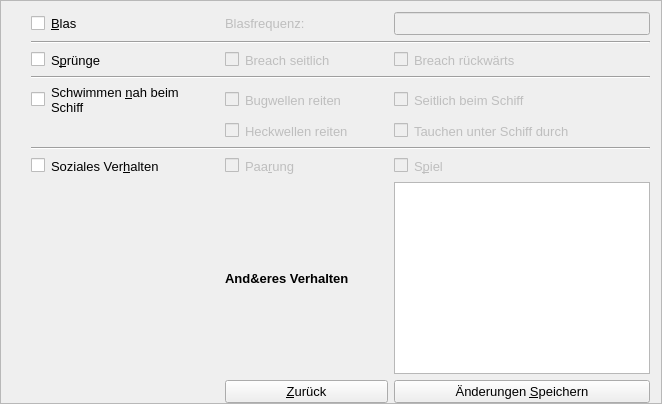
             <widget class="QFrame" name="frame_9">
              <property name="font">
               <font>
                <family>Verdana</family>
                <pointsize>10</pointsize>
               </font>
              </property>
              <property name="frameShape">
               <enum>QFrame::StyledPanel</enum>
              </property>
              <property name="frameShadow">
               <enum>QFrame::Raised</enum>
              </property>
              <layout class="QVBoxLayout" name="verticalLayout_16">
               <property name="leftMargin">
                <number>30</number>
               </property>
               <property name="bottomMargin">
                <number>0</number>
               </property>
               <item>
                <layout class="QGridLayout" name="gridLayout_10">
                 <item row="13" column="0">
                  <layout class="QHBoxLayout" name="horizontalLayout_31">
                   <item>
                    <widget class="QCheckBox" name="checkBoxSocial">
                     <property name="text">
                      <string/>
                     </property>
                    </widget>
                   </item>
                   <item>
                    <widget class="QLabel" name="labelSocial">
                     <property name="font">
                      <font>
                       <family>Arial</family>
                      </font>
                     </property>
                     <property name="text">
                      <string>Soziales Ver&amp;halten</string>
                     </property>
                     <property name="wordWrap">
                      <bool>true</bool>
                     </property>
                     <property name="buddy">
                      <cstring>checkBoxSocial</cstring>
                     </property>
                    </widget>
                   </item>
                   <item>
                    <spacer name="horizontalSpacer_47">
                     <property name="orientation">
                      <enum>Qt::Horizontal</enum>
                     </property>
                     <property name="sizeHint" stdset="0">
                      <size>
                       <width>40</width>
                       <height>20</height>
                      </size>
                     </property>
                    </spacer>
                   </item>
                  </layout>
                 </item>
                 <item row="12" column="0" colspan="3">
                  <widget class="Line" name="line_12">
                   <property name="orientation">
                    <enum>Qt::Horizontal</enum>
                   </property>
                  </widget>
                 </item>
                 <item row="15" column="2">
                  <widget class="QTextEdit" name="textEditSpecialBehaviour">
                   <property name="font">
                    <font>
                     <family>Arial</family>
                     <pointsize>10</pointsize>
                    </font>
                   </property>
                   <property name="styleSheet">
                    <string notr="true"/>
                   </property>
                  </widget>
                 </item>
                 <item row="10" column="2">
                  <layout class="QHBoxLayout" name="horizontalLayout_43">
                   <item>
                    <widget class="QCheckBox" name="checkBoxRideDive">
                     <property name="enabled">
                      <bool>false</bool>
                     </property>
                     <property name="text">
                      <string/>
                     </property>
                    </widget>
                   </item>
                   <item>
                    <widget class="QLabel" name="labelRideDive">
                     <property name="enabled">
                      <bool>false</bool>
                     </property>
                     <property name="font">
                      <font>
                       <family>Arial</family>
                      </font>
                     </property>
                     <property name="text">
                      <string>Tauchen unter Schiff durch</string>
                     </property>
                     <property name="wordWrap">
                      <bool>true</bool>
                     </property>
                     <property name="buddy">
                      <cstring>checkBoxRideDive</cstring>
                     </property>
                    </widget>
                   </item>
                   <item>
                    <spacer name="horizontalSpacer_35">
                     <property name="orientation">
                      <enum>Qt::Horizontal</enum>
                     </property>
                     <property name="sizeHint" stdset="0">
                      <size>
                       <width>40</width>
                       <height>20</height>
                      </size>
                     </property>
                    </spacer>
                   </item>
                  </layout>
                 </item>
                 <item row="4" column="0">
                  <layout class="QHBoxLayout" name="horizontalLayout_28">
                   <item>
                    <widget class="QCheckBox" name="checkBoxJump">
                     <property name="text">
                      <string/>
                     </property>
                    </widget>
                   </item>
                   <item>
                    <widget class="QLabel" name="labelJump">
                     <property name="font">
                      <font>
                       <family>Arial</family>
                      </font>
                     </property>
                     <property name="text">
                      <string>S&amp;prünge</string>
                     </property>
                     <property name="buddy">
                      <cstring>checkBoxJump</cstring>
                     </property>
                    </widget>
                   </item>
                   <item>
                    <spacer name="horizontalSpacer_22">
                     <property name="orientation">
                      <enum>Qt::Horizontal</enum>
                     </property>
                     <property name="sizeHint" stdset="0">
                      <size>
                       <width>40</width>
                       <height>20</height>
                      </size>
                     </property>
                    </spacer>
                   </item>
                  </layout>
                 </item>
                 <item row="8" column="0">
                  <layout class="QHBoxLayout" name="horizontalLayout_39">
                   <item>
                    <widget class="QCheckBox" name="checkBoxCloseBoat">
                     <property name="text">
                      <string/>
                     </property>
                    </widget>
                   </item>
                   <item>
                    <widget class="QLabel" name="labelCloseBoat">
                     <property name="font">
                      <font>
                       <family>Arial</family>
                      </font>
                     </property>
                     <property name="text">
                      <string>Schwimmen &amp;nah beim Schiff</string>
                     </property>
                     <property name="wordWrap">
                      <bool>true</bool>
                     </property>
                     <property name="buddy">
                      <cstring>checkBoxCloseBoat</cstring>
                     </property>
                    </widget>
                   </item>
                   <item>
                    <spacer name="horizontalSpacer_31">
                     <property name="orientation">
                      <enum>Qt::Horizontal</enum>
                     </property>
                     <property name="sizeHint" stdset="0">
                      <size>
                       <width>40</width>
                       <height>20</height>
                      </size>
                     </property>
                    </spacer>
                   </item>
                  </layout>
                 </item>
                 <item row="8" column="1">
                  <layout class="QHBoxLayout" name="horizontalLayout_41">
                   <item>
                    <widget class="QCheckBox" name="checkBoxRideFront">
                     <property name="enabled">
                      <bool>false</bool>
                     </property>
                     <property name="text">
                      <string/>
                     </property>
                    </widget>
                   </item>
                   <item>
                    <widget class="QLabel" name="labelRideFront">
                     <property name="enabled">
                      <bool>false</bool>
                     </property>
                     <property name="font">
                      <font>
                       <family>Arial</family>
                      </font>
                     </property>
                     <property name="text">
                      <string>Bugwellen reiten</string>
                     </property>
                     <property name="wordWrap">
                      <bool>true</bool>
                     </property>
                     <property name="buddy">
                      <cstring>checkBoxRideFront</cstring>
                     </property>
                    </widget>
                   </item>
                   <item>
                    <spacer name="horizontalSpacer_33">
                     <property name="orientation">
                      <enum>Qt::Horizontal</enum>
                     </property>
                     <property name="sizeHint" stdset="0">
                      <size>
                       <width>40</width>
                       <height>20</height>
                      </size>
                     </property>
                    </spacer>
                   </item>
                  </layout>
                 </item>
                 <item row="5" column="0" colspan="3">
                  <widget class="Line" name="line_10">
                   <property name="orientation">
                    <enum>Qt::Horizontal</enum>
                   </property>
                  </widget>
                 </item>
                 <item row="4" column="2">
                  <layout class="QHBoxLayout" name="horizontalLayout_27">
                   <item>
                    <widget class="QCheckBox" name="checkBoxBreachBack">
                     <property name="enabled">
                      <bool>false</bool>
                     </property>
                     <property name="text">
                      <string/>
                     </property>
                    </widget>
                   </item>
                   <item>
                    <widget class="QLabel" name="labelBreachBack">
                     <property name="enabled">
                      <bool>false</bool>
                     </property>
                     <property name="font">
                      <font>
                       <family>Arial</family>
                      </font>
                     </property>
                     <property name="text">
                      <string>Breach rückwärts</string>
                     </property>
                     <property name="buddy">
                      <cstring>checkBoxBreachBack</cstring>
                     </property>
                    </widget>
                   </item>
                   <item>
                    <spacer name="horizontalSpacer_21">
                     <property name="orientation">
                      <enum>Qt::Horizontal</enum>
                     </property>
                     <property name="sizeHint" stdset="0">
                      <size>
                       <width>40</width>
                       <height>20</height>
                      </size>
                     </property>
                    </spacer>
                   </item>
                  </layout>
                 </item>
                 <item row="15" column="0">
                  <spacer name="verticalSpacer_8">
                   <property name="orientation">
                    <enum>Qt::Vertical</enum>
                   </property>
                   <property name="sizeHint" stdset="0">
                    <size>
                     <width>20</width>
                     <height>40</height>
                    </size>
                   </property>
                  </spacer>
                 </item>
                 <item row="16" column="2">
                  <widget class="QPushButton" name="pushButtonSendOffSightData">
                   <property name="font">
                    <font>
                     <family>Arial</family>
                     <pointsize>10</pointsize>
                    </font>
                   </property>
                   <property name="text">
                    <string>Änderungen &amp;Speichern</string>
                   </property>
                  </widget>
                 </item>
                 <item row="16" column="1">
                  <widget class="QPushButton" name="pushButtonGoBackSightDetails">
                   <property name="font">
                    <font>
                     <family>Arial</family>
                     <pointsize>10</pointsize>
                    </font>
                   </property>
                   <property name="text">
                    <string>&amp;Zurück</string>
                   </property>
                  </widget>
                 </item>
                 <item row="1" column="0">
                  <layout class="QHBoxLayout" name="horizontalLayout_47">
                   <item>
                    <layout class="QHBoxLayout" name="horizontalLayout_48">
                     <item>
                      <widget class="QCheckBox" name="checkBoxBlow">
                       <property name="text">
                        <string/>
                       </property>
                      </widget>
                     </item>
                     <item>
                      <widget class="QLabel" name="labelBlow">
                       <property name="font">
                        <font>
                         <family>Arial</family>
                        </font>
                       </property>
                       <property name="text">
                        <string>&amp;Blas</string>
                       </property>
                       <property name="buddy">
                        <cstring>checkBoxBlow</cstring>
                       </property>
                      </widget>
                     </item>
                     <item>
                      <spacer name="horizontalSpacer_40">
                       <property name="orientation">
                        <enum>Qt::Horizontal</enum>
                       </property>
                       <property name="sizeHint" stdset="0">
                        <size>
                         <width>40</width>
                         <height>20</height>
                        </size>
                       </property>
                      </spacer>
                     </item>
                    </layout>
                   </item>
                  </layout>
                 </item>
                 <item row="8" column="2">
                  <layout class="QHBoxLayout" name="horizontalLayout_40">
                   <item>
                    <widget class="QCheckBox" name="checkBoxRideSide">
                     <property name="enabled">
                      <bool>false</bool>
                     </property>
                     <property name="text">
                      <string/>
                     </property>
                    </widget>
                   </item>
                   <item>
                    <widget class="QLabel" name="labelRideSide">
                     <property name="enabled">
                      <bool>false</bool>
                     </property>
                     <property name="font">
                      <font>
                       <family>Arial</family>
                      </font>
                     </property>
                     <property name="text">
                      <string>Seitlich beim Schiff</string>
                     </property>
                     <property name="wordWrap">
                      <bool>true</bool>
                     </property>
                     <property name="buddy">
                      <cstring>checkBoxRideSide</cstring>
                     </property>
                    </widget>
                   </item>
                   <item>
                    <spacer name="horizontalSpacer_32">
                     <property name="orientation">
                      <enum>Qt::Horizontal</enum>
                     </property>
                     <property name="sizeHint" stdset="0">
                      <size>
                       <width>40</width>
                       <height>20</height>
                      </size>
                     </property>
                    </spacer>
                   </item>
                  </layout>
                 </item>
                 <item row="1" column="1">
                  <widget class="QLabel" name="labelBlowFrequency">
                   <property name="enabled">
                    <bool>false</bool>
                   </property>
                   <property name="font">
                    <font>
                     <family>Arial</family>
                    </font>
                   </property>
                   <property name="text">
                    <string>Blasfrequenz:</string>
                   </property>
                   <property name="buddy">
                    <cstring>lineEditBlowFrequency</cstring>
                   </property>
                  </widget>
                 </item>
                 <item row="1" column="2">
                  <widget class="QLineEdit" name="lineEditBlowFrequency">
                   <property name="enabled">
                    <bool>false</bool>
                   </property>
                   <property name="font">
                    <font>
                     <family>Arial</family>
                    </font>
                   </property>
                  </widget>
                 </item>
                 <item row="10" column="1">
                  <layout class="QHBoxLayout" name="horizontalLayout_42">
                   <item>
                    <widget class="QCheckBox" name="checkBoxRideBack">
                     <property name="enabled">
                      <bool>false</bool>
                     </property>
                     <property name="text">
                      <string/>
                     </property>
                    </widget>
                   </item>
                   <item>
                    <widget class="QLabel" name="labelRideBack">
                     <property name="enabled">
                      <bool>false</bool>
                     </property>
                     <property name="font">
                      <font>
                       <family>Arial</family>
                      </font>
                     </property>
                     <property name="text">
                      <string>Heckwellen reiten</string>
                     </property>
                     <property name="wordWrap">
                      <bool>true</bool>
                     </property>
                     <property name="buddy">
                      <cstring>checkBoxRideBack</cstring>
                     </property>
                    </widget>
                   </item>
                   <item>
                    <spacer name="horizontalSpacer_34">
                     <property name="orientation">
                      <enum>Qt::Horizontal</enum>
                     </property>
                     <property name="sizeHint" stdset="0">
                      <size>
                       <width>40</width>
                       <height>20</height>
                      </size>
                     </property>
                    </spacer>
                   </item>
                  </layout>
                 </item>
                 <item row="2" column="0" colspan="3">
                  <widget class="Line" name="line_6">
                   <property name="orientation">
                    <enum>Qt::Horizontal</enum>
                   </property>
                  </widget>
                 </item>
                 <item row="4" column="1">
                  <layout class="QHBoxLayout" name="horizontalLayout_26">
                   <item>
                    <widget class="QCheckBox" name="checkBoxBreachSide">
                     <property name="enabled">
                      <bool>false</bool>
                     </property>
                     <property name="text">
                      <string/>
                     </property>
                    </widget>
                   </item>
                   <item>
                    <widget class="QLabel" name="labelBreachSide">
                     <property name="enabled">
                      <bool>false</bool>
                     </property>
                     <property name="font">
                      <font>
                       <family>Arial</family>
                      </font>
                     </property>
                     <property name="text">
                      <string>Breach seitlich</string>
                     </property>
                     <property name="buddy">
                      <cstring>checkBoxBreachSide</cstring>
                     </property>
                    </widget>
                   </item>
                   <item>
                    <spacer name="horizontalSpacer_14">
                     <property name="orientation">
                      <enum>Qt::Horizontal</enum>
                     </property>
                     <property name="sizeHint" stdset="0">
                      <size>
                       <width>40</width>
                       <height>20</height>
                      </size>
                     </property>
                    </spacer>
                   </item>
                  </layout>
                 </item>
                 <item row="15" column="1">
                  <widget class="QLabel" name="labelSpecialBehaviour">
                   <property name="font">
                    <font>
                     <family>Arial</family>
                     <pointsize>10</pointsize>
                     <weight>75</weight>
                     <bold>true</bold>
                    </font>
                   </property>
                   <property name="text">
                    <string>And&amp;eres Verhalten</string>
                   </property>
                   <property name="wordWrap">
                    <bool>true</bool>
                   </property>
                  </widget>
                 </item>
                 <item row="13" column="1">
                  <layout class="QHBoxLayout" name="horizontalLayout_29">
                   <item>
                    <widget class="QCheckBox" name="checkBoxMating">
                     <property name="enabled">
                      <bool>false</bool>
                     </property>
                     <property name="text">
                      <string/>
                     </property>
                    </widget>
                   </item>
                   <item>
                    <widget class="QLabel" name="labelMating">
                     <property name="enabled">
                      <bool>false</bool>
                     </property>
                     <property name="font">
                      <font>
                       <family>Arial</family>
                      </font>
                     </property>
                     <property name="text">
                      <string>Paa&amp;rung</string>
                     </property>
                     <property name="buddy">
                      <cstring>checkBoxMating</cstring>
                     </property>
                    </widget>
                   </item>
                   <item>
                    <spacer name="horizontalSpacer_23">
                     <property name="orientation">
                      <enum>Qt::Horizontal</enum>
                     </property>
                     <property name="sizeHint" stdset="0">
                      <size>
                       <width>40</width>
                       <height>20</height>
                      </size>
                     </property>
                    </spacer>
                   </item>
                  </layout>
                 </item>
                 <item row="13" column="2">
                  <layout class="QHBoxLayout" name="horizontalLayout_30">
                   <item>
                    <widget class="QCheckBox" name="checkBoxPlaying">
                     <property name="enabled">
                      <bool>false</bool>
                     </property>
                     <property name="text">
                      <string/>
                     </property>
                    </widget>
                   </item>
                   <item>
                    <widget class="QLabel" name="labelPlaying">
                     <property name="enabled">
                      <bool>false</bool>
                     </property>
                     <property name="font">
                      <font>
                       <family>Arial</family>
                      </font>
                     </property>
                     <property name="text">
                      <string>S&amp;piel</string>
                     </property>
                     <property name="buddy">
                      <cstring>checkBoxPlaying</cstring>
                     </property>
                    </widget>
                   </item>
                   <item>
                    <spacer name="horizontalSpacer_24">
                     <property name="orientation">
                      <enum>Qt::Horizontal</enum>
                     </property>
                     <property name="sizeHint" stdset="0">
                      <size>
                       <width>40</width>
                       <height>20</height>
                      </size>
                     </property>
                    </spacer>
                   </item>
                  </layout>
                 </item>
                </layout>
               </item>
              </layout>
             </widget>
